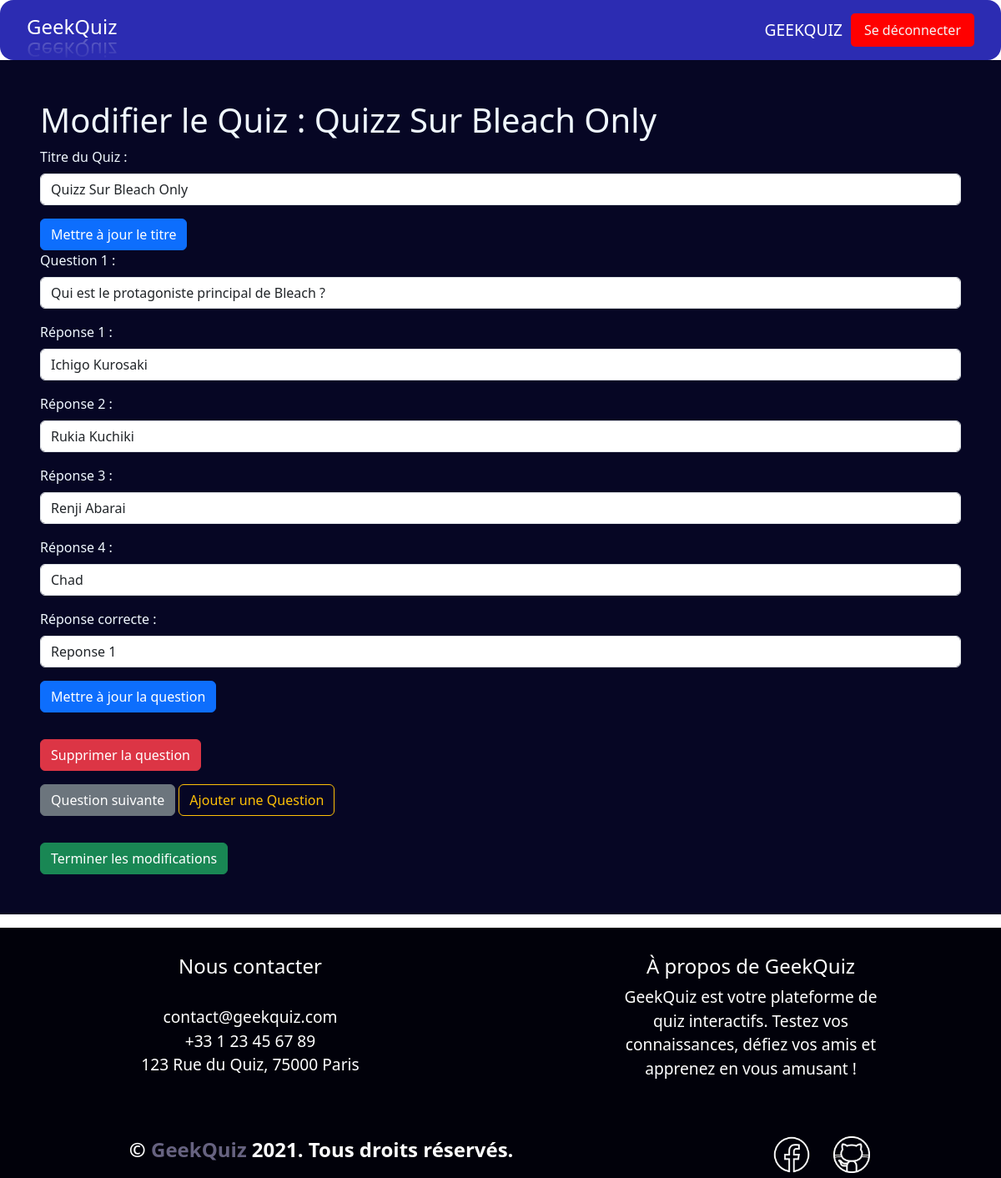
Screenshot of /modif.php?id=26 (signed in) with the database file from the repository.
### tables this page shows
CREATE TABLE IF NOT EXISTS `quizzes` (
  `id` int(11) NOT NULL AUTO_INCREMENT,
  `name` varchar(255) NOT NULL,
  `user_id` int(11) NOT NULL,
  PRIMARY KEY (`id`)
);

CREATE TABLE IF NOT EXISTS `questions` (
  `id` int(11) NOT NULL AUTO_INCREMENT,
  `quiz_id` int(11) NOT NULL,
  `question_text` text NOT NULL,
  PRIMARY KEY (`id`),
  KEY `quiz_id` (`quiz_id`)
);

CREATE TABLE IF NOT EXISTS `answers` (
  `id` int(11) NOT NULL AUTO_INCREMENT,
  `question_id` int(11) NOT NULL,
  `answer_text` text NOT NULL,
  `is_correct` tinyint(1) NOT NULL DEFAULT 0,
  PRIMARY KEY (`id`),
  KEY `question_id` (`question_id`)
);

### modif.php (the view, shortened to what this page needs)
<?php
require 'database.php';
$quiz_id = $_GET['id'];
$stmt = $pdo->prepare("SELECT * FROM quizzes WHERE id = ? AND user_id = ?");
$stmt->execute([$quiz_id, $_SESSION['id']]);
$quiz = $stmt->fetch();
$stmt = $pdo->prepare("SELECT * FROM questions WHERE quiz_id = ?");
$stmt->execute([$quiz_id]);
$questions = $stmt->fetchAll();
$reponses = array();
foreach ($questions as $question) {
    $stmt = $pdo->prepare("SELECT * FROM answers WHERE question_id = ?");
    $stmt->execute([$question['id']]);
    $reponses[$question['id']] = $stmt->fetchAll();
}
$current_question = isset($_GET['question']) ? intval($_GET['question']) : 0;
$correct_answer_text = '';
if (!empty($reponses)){
    if (isset($reponses[$questions[$current_question]['id']])) {
        foreach ($reponses[$questions[$current_question]['id']] as $answer) {
            if ($answer['is_correct'] == 1) {
                $correct_answer_text = $answer['answer_text'];
                break;
            }
        }
    }
}
?>
<!DOCTYPE html>
<html lang="fr">
<head>
    <link rel="stylesheet" href="assets/css/style.css">
    <link rel="stylesheet" href="assets/css/header.css">
    <link rel="stylesheet" href="assets/css/modif.css">
    <link rel="stylesheet" href="assets/css/respoheader.css">
    <link href="https://cdn.jsdelivr.net/npm/bootstrap@5.3.3/dist/css/bootstrap.min.css" rel="stylesheet">
</head>
<body>
    <?php require 'header.php'; ?>
    <main class=" ">
        <h1>Modifier le Quiz : <?php echo $quiz['name']; ?></h1>
        <form class="modify_question_form" action="modif.php?id=<?php echo $quiz_id; ?>" method="POST" class="mb-4">
            <div class="mb-3">
                <label for="title" class="form-label">Titre du Quiz :</label>
                <input type="text" class="form-control" id="title" name="title" value="<?php echo $quiz['name']; ?>" required>
            </div>
            <button type="submit" name="update_quiz" class="btn btn-primary">Mettre à jour le titre</button>
        </form>
            <?php if (isset($questions[$current_question])):
            $question_reponses = $reponses[$questions[$current_question]['id']] ?? [];
            ?>
                <form class="modify_question_form" action="modif.php?id=<?php echo $quiz_id; ?>&question=<?php echo $current_question; ?>" method="POST">
                    <div class="mb-3">
                        <label for="question_text" class="form-label">Question <?php echo $current_question + 1; ?> :</label>
                        <input type="text" class="form-control" id="question_text" name="question_text" value="<?php echo ($questions[$current_question]['question_text'] ?? ''); ?>" required>
                    </div>
                    <?php foreach ($question_reponses as $index => $reponse): ?>
                        <div class="mb-3">
                            <label for="reponse_<?php echo $index; ?>" class="form-label">Réponse <?php echo $index + 1; ?> :</label>
                            <input type="text" class="form-control" id="reponse_<?php echo $index; ?>" name="reponses[]" value="<?php echo ($reponse['answer_text'] ?? ''); ?>" required>
                        </div>
                    <?php endforeach; ?>
                    <div class="mb-3">
                        <label for="correct_answer" class="form-label">Réponse correcte :</label>
                        <select class="form-control" id="correct_answer" name="correct_answer" required>
                            <?php foreach ($question_reponses as $index => $reponse): ?>
                                <? var_dump($question_reponses); ?>
                                <option value="<?php echo $index ?>" <?php if ($reponse['answer_text'] == $correct_answer_text) echo 'selected'; ?>>
                                    Reponse <?php echo $index +1; ?>
                                </option>
                            <?php endforeach; ?>
                        </select>
                    </div>
                    <button style="margin-bottom: 1em;" type="submit" name="update_question" class="btn btn-primary">Mettre à jour la question</button>
                </form>
                <?php endif; ?>
                <?php if (isset($questions[$current_question])):
                    echo "<form class='modify_question_form mt-3' action='modif.php?id=" . $quiz_id . "&question=" . $current_question . " ' method= 'POST'>
                        <input type='hidden' name='question_id' value=" . $questions[$current_question]['id'] .">
                        <button type='submit' name='delete_question' class='btn btn-danger del'>
                            Supprimer la question
                        </button>
                    </form>";?>
                <?php endif; ?>
            <div id="question_move" class="mt-3">
                <?php if ($current_question < count($questions) - 1): ?>
                    <a href="modif.php?id=<?php echo $quiz_id; ?>&question=<?php echo $current_question + 1; ?>" class="btn btn-secondary">Question suivante</a>
                <?php endif; ?>
                <button id="add_question" type="button" class="btn btn-outline-warning">Ajouter une Question</button>
            </div>
        <a href="list.php" class="btn btn-success mt-3">Terminer les modifications</a>
    </main>
    <?php require 'footer1.php'; ?>
</body>
</html>

### assets/css/style.css (style rules this page uses)
main { background-color: #060624; margin-bottom: 1em; padding-bottom: 1em; }

### assets/css/modif.css (style rules this page uses)
main { padding: 3em; color: aliceblue; }

### rows the page displays
quizzes: name "Quizz Sur Bleach Only", title "Quizz Sur Bleach Only"
questions: question_text "Qui est le protagoniste principal de Bleach ?"
answers: answer_text "Ichigo Kurosaki"
answers: answer_text "Rukia Kuchiki"
answers: answer_text "Renji Abarai"
answers: answer_text "Chad"

### other values shown
$_SESSION['username'] "GEEKQUIZ"
$current_question + 1 "1"
